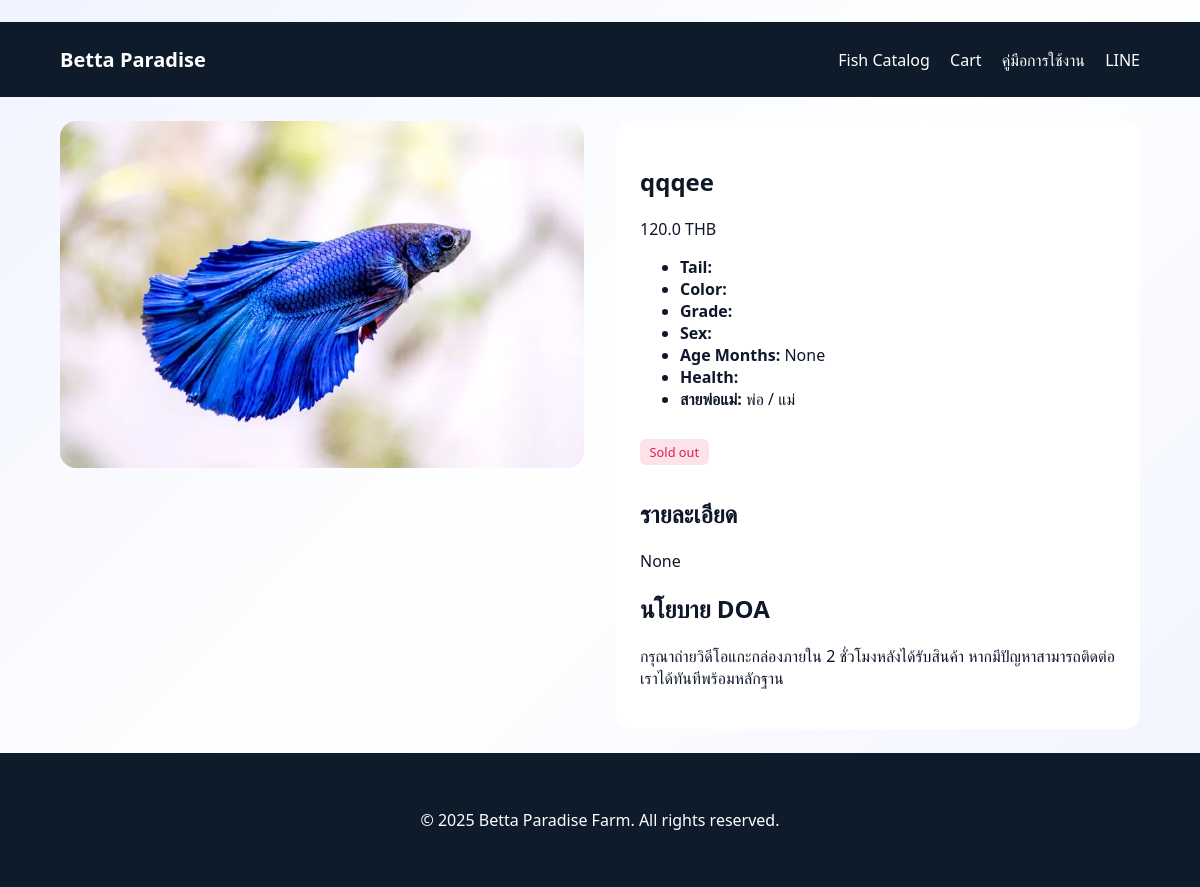
/product/weqw213213qwe, run on an earlier commit of the app's database.
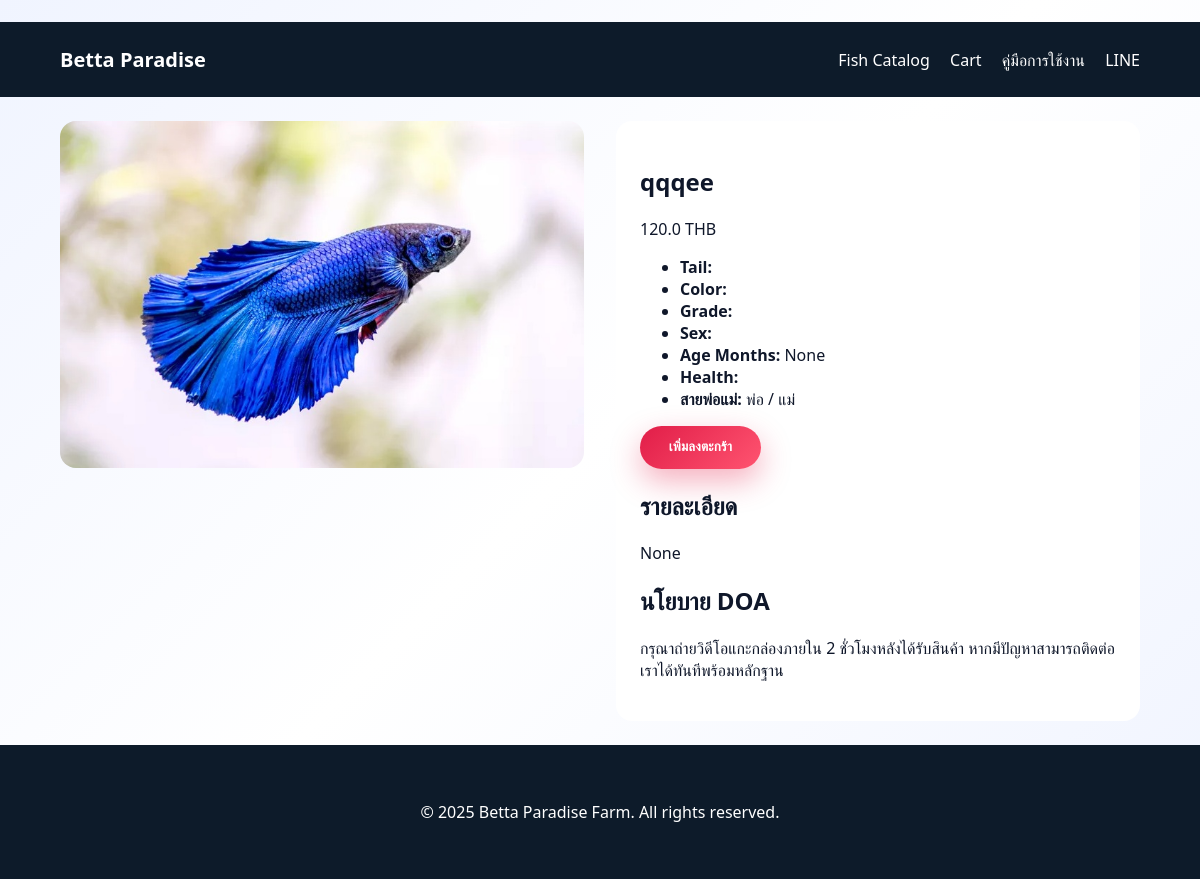
And on a later commit of the database.
### betta/blueprints/store.py (the view)
@store_bp.get("/product/<string:sku>")
def product_detail(sku: str):
    product = Product.query.filter_by(sku=sku).first_or_404()
    variant = product.primary_variant()
    gallery = [pm.media for pm in product.media]
    return render_template("store/product_detail.html", product=product, variant=variant, gallery=gallery)

### betta/blueprints/admin.py (called while the page is built)
@admin_bp.before_app_request
def require_login_for_admin_pages():
    if request.blueprint == "admin" and request.endpoint not in {"admin.login", "admin.static"}:
        if not current_user.is_authenticated:
            return redirect(url_for("admin.login"))
        if not current_user.is_admin():
            flash("ไม่มีสิทธิ์เข้าถึงหน้าผู้ดูแล", "error")
            return redirect(url_for("store.index"))

### betta/models.py (called while the page is built)
    def primary_variant(self) -> Variant | None:
        return self.variants[0] if self.variants else None

    def localized_title(self, locale: str) -> str:
        if locale == "en" and self.title_en:
            return self.title_en
        if locale == "th" and self.title_th:
            return self.title_th
        return self.title_en or self.title_th or self.sku

    @property
    def attributes(self) -> dict[str, Any]:
        if not self.attributes_json:
            return {}
        try:
            return json.loads(self.attributes_json)
        except json.JSONDecodeError:
            return {}

### betta/templates/store/product_detail.html (shortened to what this page needs)
﻿{% extends "base.html" %}
{% block content %}
<article class="product-detail">
    <div class="gallery">
        {% for media in gallery %}
            {% if media.kind == 'image' %}
                <img src="{{ media.url }}" alt="{{ product.localized_title('th') }}">
            {% else %}
                <video controls src="{{ media.url }}"></video>
            {% endif %}
        {% else %}
            <div class="placeholder">ไม่มีภาพ</div>
        {% endfor %}
    </div>
    <div class="info">
        <h1>{{ product.localized_title('th') }}</h1>
        {% set variant = variant or product.primary_variant() %}
        {% if variant %}
            <p class="price">{{ variant.price | round(2) }} {{ currency }}</p>
            <ul class="attributes">
                {% for key, value in variant.attributes.items() %}
                    {% if key == 'lineage' %}
                        <li><strong>สายพ่อแม่:</strong> พ่อ {{ value.sire }} / แม่ {{ value.dam }}</li>
                    {% else %}
                        <li><strong>{{ key|replace('_', ' ')|title }}:</strong> {{ value }}</li>
                    {% endif %}
                {% endfor %}
            </ul>
            {% if variant.stock_qty > 0 %}
                <form method="post" action="{{ url_for('store.add_to_cart') }}">
                    <button type="submit" class="btn">เพิ่มลงตะกร้า</button>
                </form>
            {% else %}
                <p class="badge sold-out">Sold out</p>
            {% endif %}
        {% endif %}
        <section class="description">
            <h2>รายละเอียด</h2>
            <p>{{ product.desc_th or product.desc_en }}</p>
        </section>
        <section class="policy">
            <h2>นโยบาย DOA</h2>
            <p>กรุณาถ่ายวิดีโอแกะกล่องภายใน 2 ชั่วโมงหลังได้รับสินค้า หากมีปัญหาสามารถติดต่อเราได้ทันทีพร้อมหลักฐาน</p>
        </section>
    </div>
</article>
{% endblock %}

What changed in the data, as far as the page shows it:
changed Variant: stock_qty 0 → 1 (drawn)
Also different on the page:
text no longer shown: "Sold out"
text now shown: "เพิ่มลงตะกร้า"
